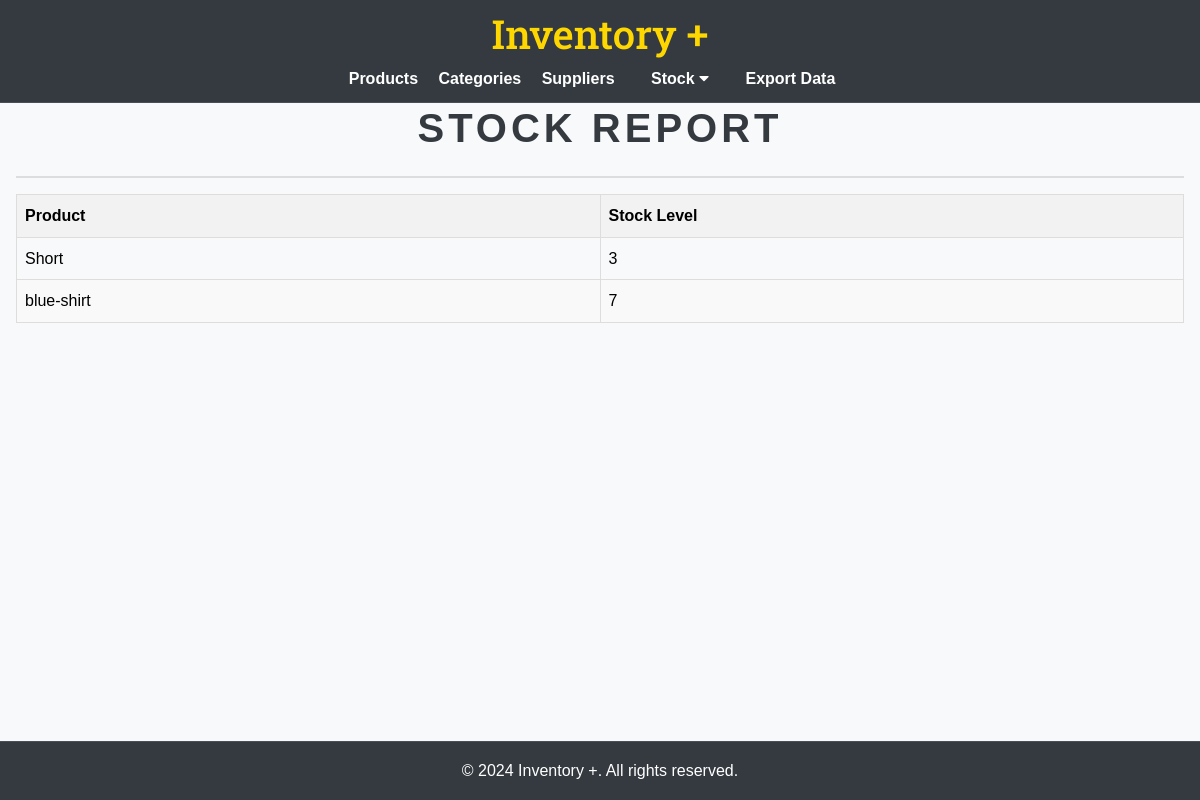
Screenshot of /stock/report/ with the database file from the repository.
### inventory/models.py (models this page shows, shortened)
class Product(models.Model):
    name = models.CharField(max_length=100)
    description = models.TextField()
    price = models.DecimalField(max_digits=10, decimal_places=2)
    category = models.ForeignKey(Category, on_delete=models.CASCADE, related_name='products')
    suppliers = models.ManyToManyField(Supplier, related_name='products')
    image = models.ImageField(upload_to='product_images/', null=True, blank=True)
    def get_stock_level(self):
        return self.stock_entries.aggregate(total_stock=models.Sum('quantity'))['total_stock'] or 0

### inventory/views.py (the view)
# urls.py: path('stock/report/', views.stock_report, name='stock_report'),
def stock_report(request):
    products = Product.objects.all()
    return render(request, 'inventory/stock_report.html', {'products': products})

### inventory/templates/inventory/stock_report.html (shortened to what this page needs)
{% extends "base.html" %}
{% block content %}
<div class="content-container">
    <h2>Stock Report</h2>
    <table class="stock-table">
        <thead>
            <tr>
                <th style="width: 50%">Product</th>
                <th style="width: 50%">Stock Level</th>
            </tr>
        </thead>
        <tbody>
            {% for product in products %}
            <tr>
                <td>{{ product.name }}</td>
                <td>{{ product.get_stock_level }}</td>
            </tr>
            {% endfor %}
        </tbody>
    </table>
</div>
{% endblock %}

### inventory/static/css/style.css (style rules this page uses)
* { margin: 0; padding: 0; box-sizing: border-box; }
html, body { height: 100%; font-family: Arial, sans-serif; line-height: 1.6; background-color: #f8f9fa; }
body { display: flex; flex-direction: column; }
h2 { font-size: 2.5rem; color: #343a40; text-align: center; margin-top: 1rem; margin-bottom: 1rem; font-weight: bold; text-transform: uppercase; letter-spacing: 0.1em; border-bottom: 2px solid #ddd; padding-bottom: 1rem; }
table { width: 100%; border-collapse: collapse; }
th, td { border: 1px solid #ddd; padding: 8px; }
th { background-color: #f2f2f2; text-align: left; }
tr:nth-child(even) { background-color: #f9f9f9; }

### rows the page displays
Product: name "Short", get_stock_level "3"
Product: name "blue-shirt", get_stock_level "7"
